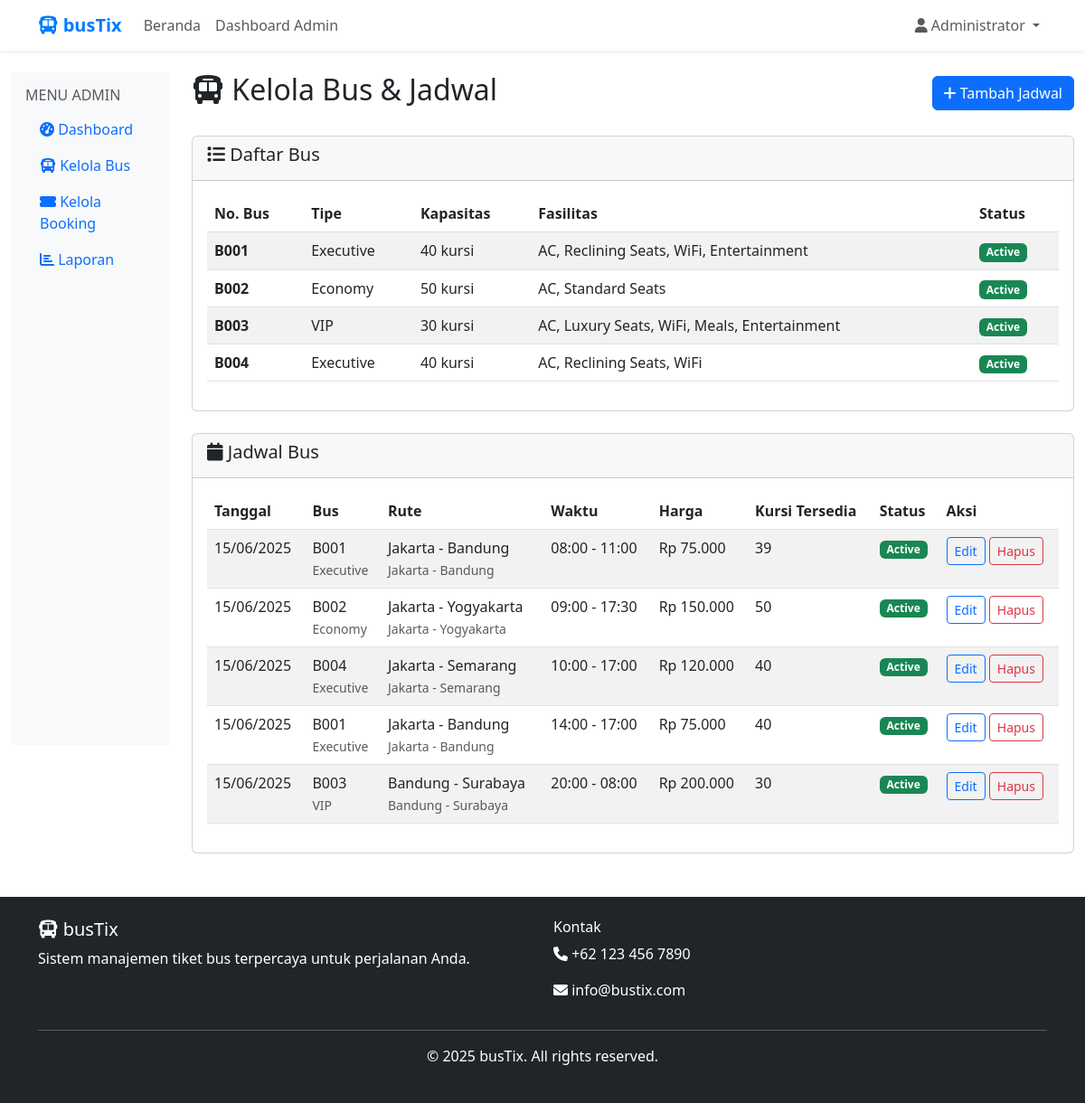
/admin/manage-buses.php (signed in), run on the app's committed database.
### tables this page shows
CREATE TABLE `buses` (
  `id` int NOT NULL,
  `bus_number` varchar(20) NOT NULL,
  `bus_type` varchar(50) NOT NULL,
  `capacity` int NOT NULL,
  `facilities` text,
  `status` enum('active','maintenance','inactive') DEFAULT 'active',
  `created_at` timestamp NULL DEFAULT CURRENT_TIMESTAMP
);

CREATE TABLE `bus_schedules` (
  `id` int NOT NULL,
  `bus_id` int NOT NULL,
  `route_id` int NOT NULL,
  `departure_time` time NOT NULL,
  `arrival_time` time NOT NULL,
  `price` decimal(10,2) NOT NULL,
  `available_seats` int NOT NULL,
  `schedule_date` date NOT NULL,
  `status` enum('active','cancelled','completed') DEFAULT 'active',
  `created_at` timestamp NULL DEFAULT CURRENT_TIMESTAMP
);

CREATE TABLE `bus_routes` (
  `id` int NOT NULL,
  `route_name` varchar(100) NOT NULL,
  `origin` varchar(50) NOT NULL,
  `destination` varchar(50) NOT NULL,
  `distance_km` int NOT NULL,
  `duration_hours` decimal(3,1) NOT NULL,
  `created_at` timestamp NULL DEFAULT CURRENT_TIMESTAMP
);

### admin/manage-buses.php (the view, shortened to what this page needs)
<?php
include '../includes/header.php';
$database = new Database();
$db = $database->getConnection();
$buses_query = "SELECT * FROM buses ORDER BY bus_number";
$stmt = $db->prepare($buses_query);
$stmt->execute();
$buses = $stmt->fetchAll(PDO::FETCH_ASSOC);
$schedules_query = "SELECT bs.*, b.bus_number, b.bus_type, br.route_name, br.origin, br.destination
                    FROM bus_schedules bs
                    JOIN buses b ON bs.bus_id = b.id
                    JOIN bus_routes br ON bs.route_id = br.id
                    ORDER BY bs.schedule_date DESC, bs.departure_time";
$stmt = $db->prepare($schedules_query);
$stmt->execute();
$schedules = $stmt->fetchAll(PDO::FETCH_ASSOC);
?>
<div class="container-fluid mt-4">
    <div class="row">
        <div class="col-md-3 col-lg-2">
            <div class="sidebar p-3">
                <h6 class="text-muted">MENU ADMIN</h6>
                <ul class="nav flex-column">
                    <li class="nav-item">
                        <a class="nav-link" href="dashboard.php">
                            <i class="fas fa-tachometer-alt"></i> Dashboard
                        </a>
                    </li>
                    <li class="nav-item">
                        <a class="nav-link active" href="manage-buses.php">
                            <i class="fas fa-bus"></i> Kelola Bus
                        </a>
                    </li>
                    <li class="nav-item">
                        <a class="nav-link" href="bookings.php">
                            <i class="fas fa-ticket-alt"></i> Kelola Booking
                        </a>
                    </li>
                    <li class="nav-item">
                        <a class="nav-link" href="reports.php">
                            <i class="fas fa-chart-bar"></i> Laporan
                        </a>
                    </li>
                </ul>
            </div>
        </div>
        <div class="col-md-9 col-lg-10">
            <div class="d-flex justify-content-between align-items-center mb-4">
                <h2><i class="fas fa-bus"></i> Kelola Bus & Jadwal</h2>
                <button class="btn btn-primary" data-bs-toggle="modal" data-bs-target="#addScheduleModal">
                    <i class="fas fa-plus"></i> Tambah Jadwal
                </button>
            </div>
            <div class="row mb-4">
                <div class="col-12">
                    <div class="card">
                        <div class="card-header">
                            <h5><i class="fas fa-list"></i> Daftar Bus</h5>
                        </div>
                        <div class="card-body">
                            <div class="table-responsive">
                                <table class="table table-striped">
                                    <thead>
                                        <tr>
                                            <th>No. Bus</th>
                                            <th>Tipe</th>
                                            <th>Kapasitas</th>
                                            <th>Fasilitas</th>
                                            <th>Status</th>
                                        </tr>
                                    </thead>
                                    <tbody>
                                        <?php foreach ($buses as $bus): ?>
                                        <tr>
                                            <td><strong><?php echo htmlspecialchars($bus['bus_number']); ?></strong></td>
                                            <td><?php echo htmlspecialchars($bus['bus_type']); ?></td>
                                            <td><?php echo $bus['capacity']; ?> kursi</td>
                                            <td><?php echo htmlspecialchars($bus['facilities']); ?></td>
                                            <td>
                                                <span class="badge bg-<?php echo $bus['status'] === 'active' ? 'success' : 'secondary'; ?>">
                                                    <?php echo ucfirst($bus['status']); ?>
                                                </span>
                                            </td>
                                        </tr>
                                        <?php endforeach; ?>
                                    </tbody>
                                </table>
                            </div>
                        </div>
                    </div>
                </div>
            </div>
            <div class="card">
                <div class="card-header">
                    <h5><i class="fas fa-calendar"></i> Jadwal Bus</h5>
                </div>
                <div class="card-body">
                    <div class="table-responsive">
                        <table class="table table-striped">
                            <thead>
                                <tr>
                                    <th>Tanggal</th>
                                    <th>Bus</th>
                                    <th>Rute</th>
                                    <th>Waktu</th>
                                    <th>Harga</th>
                                    <th>Kursi Tersedia</th>
                                    <th>Status</th>
                                    <th>Aksi</th>
                                </tr>
                            </thead>
                            <tbody>
                                <?php foreach ($schedules as $schedule): ?>
                                <tr>
                                    <td><?php echo date('d/m/Y', strtotime($schedule['schedule_date'])); ?></td>
                                    <td>
                                        <?php echo htmlspecialchars($schedule['bus_number']); ?><br>
                                        <small class="text-muted"><?php echo htmlspecialchars($schedule['bus_type']); ?></small>
                                    </td>
                                    <td>
                                        <?php echo htmlspecialchars($schedule['route_name']); ?><br>
                                        <small class="text-muted"><?php echo htmlspecialchars($schedule['origin'] . ' - ' . $schedule['destination']); ?></small>
                                    </td>
                                    <td>
                                        <?php echo date('H:i', strtotime($schedule['departure_time'])); ?> -
                                        <?php echo date('H:i', strtotime($schedule['arrival_time'])); ?>
                                    </td>
                                    <td>Rp <?php echo number_format($schedule['price'], 0, ',', '.'); ?></td>
                                    <td><?php echo $schedule['available_seats']; ?></td>
                                    <td>
                                        <span class="badge bg-<?php
                                            echo $schedule['status'] === 'active' ? 'success' :
                                                ($schedule['status'] === 'cancelled' ? 'danger' : 'secondary');
                                        ?>">
                                            <?php echo ucfirst($schedule['status']); ?>
                                        </span>
                                    </td>
                                    <td>
                                        <button class="btn btn-sm btn-outline-primary">Edit</button>
                                        <button class="btn btn-sm btn-outline-danger btn-delete">Hapus</button>
                                    </td>
                                </tr>
                                <?php endforeach; ?>
                            </tbody>
                        </table>
                    </div>
                </div>
            </div>
        </div>
    </div>
</div>
<?php include '../includes/footer.php'; ?>

### includes/header.php (style rules this page uses)
.sidebar { min-height: calc(100vh - 56px); background-color: #f8f9fa; }

### data on the page
buses: bus_number "B001", bus_type "Executive", capacity "40", facilities "AC, Reclining Seats, WiFi, Entertainment", status "Active"
buses: bus_number "B002", bus_type "Economy", capacity "50", facilities "AC, Standard Seats", status "Active"
buses: bus_number "B003", bus_type "VIP", capacity "30", facilities "AC, Luxury Seats, WiFi, Meals, Entertainment", status "Active"
buses: bus_number "B004", bus_type "Executive", capacity "40", facilities "AC, Reclining Seats, WiFi", status "Active"
bus_schedules: schedule_date "15/06/2025", bus.bus_number "B001", bus.bus_type "Executive", route.route_name "Jakarta - Bandung", route.destination "Jakarta - Bandung", departure_time "08:00", arrival_time "11:00", price "75.000", available_seats "39", status "Active"
bus_schedules: schedule_date "15/06/2025", bus.bus_number "B002", bus.bus_type "Economy", route.route_name "Jakarta - Yogyakarta", route.destination "Jakarta - Yogyakarta", departure_time "09:00", arrival_time "17:30", price "150.000", available_seats "50", status "Active"
bus_schedules: schedule_date "15/06/2025", bus.bus_number "B004", bus.bus_type "Executive", route.route_name "Jakarta - Semarang", route.destination "Jakarta - Semarang", departure_time "10:00", arrival_time "17:00", price "120.000", available_seats "40", status "Active"
bus_schedules: schedule_date "15/06/2025", bus.bus_number "B001", bus.bus_type "Executive", route.route_name "Jakarta - Bandung", route.destination "Jakarta - Bandung", departure_time "14:00", arrival_time "17:00", price "75.000", available_seats "40", status "Active"
bus_schedules: schedule_date "15/06/2025", bus.bus_number "B003", bus.bus_type "VIP", route.route_name "Bandung - Surabaya", route.destination "Bandung - Surabaya", departure_time "20:00", arrival_time "08:00", price "200.000", available_seats "30", status "Active"

### other printed values
$_SESSION['full_name'] "Administrator"
